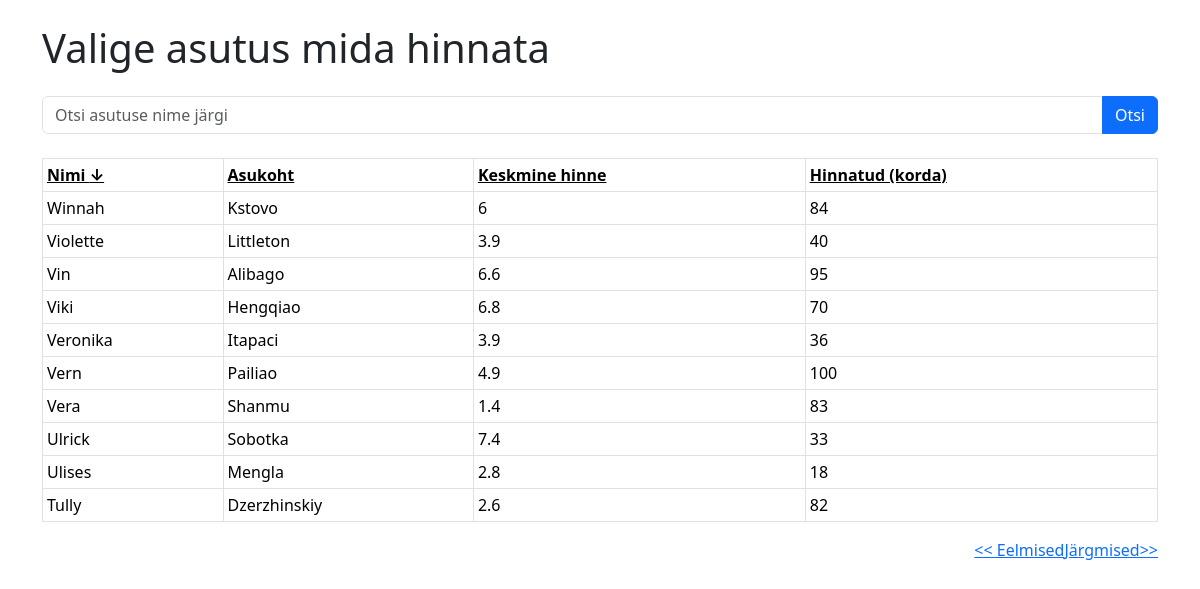
The page /Tieto/index.php?sort=nimi&dir=DESC on the database its author committed.
### tables this page shows
CREATE TABLE `toidukohad` (
  `id` int(6) NOT NULL,
  `nimi` varchar(255) NOT NULL,
  `asukoht` varchar(255) NOT NULL,
  `keskmine_hinne` double NOT NULL,
  `hinnatud` int(6) NOT NULL
);

### Tieto/index.php (the view, shortened to what this page needs)
<?php include ('config.php'); ?>
<!doctype html>
<html lang="et">
    <head>
        <link
            href="https://cdn.jsdelivr.net/npm/bootstrap@5.3.2/dist/css/bootstrap.min.css"
            rel="stylesheet"
        />
    </head>
    <body>
    <?php
        $order_by = 'nimi';
        $order_dir = 'ASC';
        $allowed_columns = ['nimi', 'asukoht', 'keskmine_hinne', 'hinnatud'];
        $allowed_dirs = ['ASC', 'DESC'];
        if (!empty($_GET['sort']) && in_array($_GET['sort'], $allowed_columns)) {
            $order_by = $_GET['sort'];
        }
        if (!empty($_GET['dir']) && in_array($_GET['dir'], $allowed_dirs)) {
            $order_dir = $_GET['dir'];
        }
        if (isset($_GET['next'])) {
            $algus = $_GET['next'];
        } elseif (isset($_GET['prev'])) {
            $algus = max(0, $_GET['prev'] - 10);
        } else {
            $algus = 0;
        }
        $lopp = $algus + 10;
        if (!empty($_GET["s"])) {
            $s = "%{$_GET['s']}%";
            $stmt = $yhendus->prepare("SELECT * FROM toidukohad WHERE nimi LIKE ? ORDER BY $order_by $order_dir LIMIT ?, 10");
            $stmt->bind_param('si', $s, $algus);
        } else {
            $stmt = $yhendus->prepare("SELECT * FROM toidukohad ORDER BY $order_by $order_dir LIMIT ?, 10");
            $stmt->bind_param('i', $algus);
        }
        $stmt->execute();
        $valjund = $stmt->get_result();
    ?>
    <div class="container">
            <h1 class="my-4">Valige asutus mida hinnata</h1>
            <form method="get" action="index.php" class="mb-4">
                <div class="input-group">
                    <input type="text" class="form-control" placeholder="Otsi asutuse nime järgi" name="s" value="<?php echo isset($_GET['s']) ? $_GET['s'] : ''; ?>">
                    <button class="btn btn-primary aligne" type="submit">Otsi</button>
                </div>
            </form>
    <table class="table table-sm table-bordered">
    <tr>
        <th>
            <a href="?sort=nimi&dir=<?php echo ($order_by === 'nimi' && $order_dir === 'ASC') ? 'DESC' : 'ASC'; ?>" style="color: black;">
                Nimi
                <?php echo ($order_by === 'nimi') ? ($order_dir === 'ASC' ? '↑' : '↓') : ''; ?>
            </a>
        </th>
        <th>
            <a href="?sort=asukoht&dir=<?php echo ($order_by === 'asukoht' && $order_dir === 'ASC') ? 'DESC' : 'ASC'; ?>" style="color: black;">
                Asukoht
            </a>
        </th>
        <th>
            <a href="?sort=keskmine_hinne&dir=<?php echo ($order_by === 'keskmine_hinne' && $order_dir === 'ASC') ? 'DESC' : 'ASC'; ?>" style="color: black;">
                Keskmine hinne
            </a>
        </th>
        <th>
            <a href="?sort=hinnatud&dir=<?php echo ($order_by === 'hinnatud' && $order_dir === 'ASC') ? 'DESC' : 'ASC'; ?>" style="color: black;">
                Hinnatud (korda)
            </a>
        </th>
    </tr>
    <?php
    if (mysqli_num_rows($valjund) > 0) {
        while($rida = mysqli_fetch_assoc($valjund)) {
            ?>
            <tr onclick="window.location.href='hinda_kohta.php?id=<?php echo $rida['id']; ?>'">
                <td><?php echo $rida['nimi']; ?></td>
                <td><?php echo $rida['asukoht']; ?></td>
                <td><?php echo $rida['keskmine_hinne']; ?></td>
                <td><?php echo $rida['hinnatud']; ?></td>
            </tr>
            <?php
        }
    } else {
        echo "<tr><td colspan='4'>Ühtegi söögikohta ei leitud</td></tr>";
    }
    ?>
</table>
    <div class="d-flex justify-content-end">
        <a href="?prev=<?php echo $algus; ?>&sort=<?php echo $order_by; ?>&dir=<?php echo $order_dir; ?>">&lt;&lt; Eelmised</a>
        <a href="?next=<?php echo $lopp; ?>&sort=<?php echo $order_by; ?>&dir=<?php echo $order_dir; ?>">Järgmised&gt;&gt;</a>
    </div>
    </div>
    </body>
</html>

### rows shown on the page
toidukohad: nimi "Winnah", asukoht "Kstovo", keskmine_hinne "6", hinnatud "84"
toidukohad: nimi "Violette", asukoht "Littleton", keskmine_hinne "3.9", hinnatud "40"
toidukohad: nimi "Vin", asukoht "Alibago", keskmine_hinne "6.6", hinnatud "95"
toidukohad: nimi "Viki", asukoht "Hengqiao", keskmine_hinne "6.8", hinnatud "70"
toidukohad: nimi "Veronika", asukoht "Itapaci", keskmine_hinne "3.9", hinnatud "36"
toidukohad: nimi "Vern", asukoht "Pailiao", keskmine_hinne "4.9", hinnatud "100"
toidukohad: nimi "Vera", asukoht "Shanmu", keskmine_hinne "1.4", hinnatud "83"
toidukohad: nimi "Ulrick", asukoht "Sobotka", keskmine_hinne "7.4", hinnatud "33"
toidukohad: nimi "Ulises", asukoht "Mengla", keskmine_hinne "2.8", hinnatud "18"
toidukohad: nimi "Tully", asukoht "Dzerzhinskiy", keskmine_hinne "2.6", hinnatud "82"
